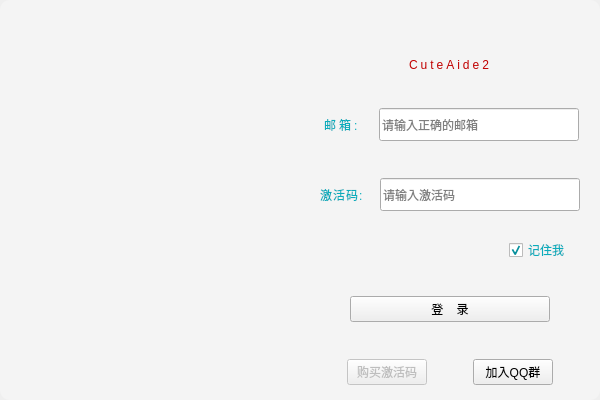
<?xml version="1.0" encoding="UTF-8"?>
<ui version="4.0">
 <class>LoginMainWindow</class>
 <widget class="QMainWindow" name="LoginMainWindow">
  <property name="geometry">
   <rect>
    <x>0</x>
    <y>0</y>
    <width>600</width>
    <height>400</height>
   </rect>
  </property>
  <property name="minimumSize">
   <size>
    <width>600</width>
    <height>400</height>
   </size>
  </property>
  <property name="maximumSize">
   <size>
    <width>600</width>
    <height>400</height>
   </size>
  </property>
  <property name="mouseTracking">
   <bool>true</bool>
  </property>
  <property name="windowTitle">
   <string>MainWindow</string>
  </property>
  <property name="styleSheet">
   <string notr="true">#LoginMainWindow{
	border-radius: 10px;
	border: none;
}</string>
  </property>
  <property name="tabShape">
   <enum>QTabWidget::Rounded</enum>
  </property>
  <widget class="QWidget" name="centralwidget">
   <widget class="QWidget" name="widget" native="true">
    <property name="geometry">
     <rect>
      <x>0</x>
      <y>0</y>
      <width>600</width>
      <height>400</height>
     </rect>
    </property>
    <property name="minimumSize">
     <size>
      <width>600</width>
      <height>400</height>
     </size>
    </property>
    <property name="maximumSize">
     <size>
      <width>600</width>
      <height>400</height>
     </size>
    </property>
    <property name="styleSheet">
     <string notr="true">#widget{
	border-radius: 10px;
	border: 1px solid rbg(0,0,0);
	background: rgba(255, 255, 255, 80);
}</string>
    </property>
    <layout class="QHBoxLayout" name="horizontalLayout">
     <property name="spacing">
      <number>0</number>
     </property>
     <property name="leftMargin">
      <number>0</number>
     </property>
     <property name="topMargin">
      <number>0</number>
     </property>
     <property name="rightMargin">
      <number>0</number>
     </property>
     <property name="bottomMargin">
      <number>0</number>
     </property>
     <item>
      <widget class="QWidget" name="widget_2" native="true">
       <property name="sizePolicy">
        <sizepolicy hsizetype="Expanding" vsizetype="Preferred">
         <horstretch>1</horstretch>
         <verstretch>0</verstretch>
        </sizepolicy>
       </property>
       <property name="styleSheet">
        <string notr="true">#widget_2{
	border: none;
	border-radius: 10px;
}</string>
       </property>
       <layout class="QHBoxLayout" name="horizontalLayout_2" stretch="0">
        <property name="spacing">
         <number>0</number>
        </property>
        <property name="leftMargin">
         <number>0</number>
        </property>
        <property name="topMargin">
         <number>0</number>
        </property>
        <property name="rightMargin">
         <number>0</number>
        </property>
        <property name="bottomMargin">
         <number>0</number>
        </property>
        <item>
         <widget class="QLabel" name="label">
          <property name="whatsThis">
           <string>请输入</string>
          </property>
          <property name="styleSheet">
           <string notr="true">#label{
	border-top-left-radius: 10px;
	border-bottom-left-radius: 10px;
	
	background-image: url(:/image/app/resource/images/login_bg.png);
}</string>
          </property>
          <property name="text">
           <string/>
          </property>
          <property name="scaledContents">
           <bool>false</bool>
          </property>
          <property name="wordWrap">
           <bool>false</bool>
          </property>
         </widget>
        </item>
       </layout>
      </widget>
     </item>
     <item>
      <widget class="QWidget" name="widget_3" native="true">
       <property name="sizePolicy">
        <sizepolicy hsizetype="Expanding" vsizetype="Preferred">
         <horstretch>1</horstretch>
         <verstretch>0</verstretch>
        </sizepolicy>
       </property>
       <property name="styleSheet">
        <string notr="true">#widget_3{
	border: none;
	border-radius: 10px;

}</string>
       </property>
       <layout class="QVBoxLayout" name="verticalLayout">
        <property name="spacing">
         <number>0</number>
        </property>
        <property name="leftMargin">
         <number>0</number>
        </property>
        <property name="topMargin">
         <number>0</number>
        </property>
        <property name="rightMargin">
         <number>0</number>
        </property>
        <property name="bottomMargin">
         <number>0</number>
        </property>
        <item>
         <widget class="QFrame" name="frame_4">
          <property name="sizePolicy">
           <sizepolicy hsizetype="Expanding" vsizetype="Preferred">
            <horstretch>0</horstretch>
            <verstretch>1</verstretch>
           </sizepolicy>
          </property>
          <property name="minimumSize">
           <size>
            <width>0</width>
            <height>40</height>
           </size>
          </property>
          <property name="maximumSize">
           <size>
            <width>16777215</width>
            <height>30</height>
           </size>
          </property>
          <property name="styleSheet">
           <string notr="true">#frame_4{
	border-top-right-radius: 10px;
}</string>
          </property>
          <property name="frameShape">
           <enum>QFrame::NoFrame</enum>
          </property>
          <layout class="QHBoxLayout" name="horizontalLayout_9">
           <property name="topMargin">
            <number>5</number>
           </property>
           <property name="rightMargin">
            <number>12</number>
           </property>
           <item>
            <spacer name="horizontalSpacer">
             <property name="orientation">
              <enum>Qt::Horizontal</enum>
             </property>
             <property name="sizeHint" stdset="0">
              <size>
               <width>40</width>
               <height>20</height>
              </size>
             </property>
            </spacer>
           </item>
           <item>
            <widget class="QPushButton" name="pushButton_2">
             <property name="minimumSize">
              <size>
               <width>20</width>
               <height>20</height>
              </size>
             </property>
             <property name="maximumSize">
              <size>
               <width>20</width>
               <height>20</height>
              </size>
             </property>
             <property name="styleSheet">
              <string notr="true">QPushButton{
	border-radius:10px;
}

QPushButton:hover{
	background-color:rgb(4, 51, 255);
}

</string>
             </property>
             <property name="text">
              <string/>
             </property>
             <property name="icon">
              <iconset resource="../../resource.qrc">
               <normaloff>:/icon/app/resource/icon/minimize.png</normaloff>:/icon/app/resource/icon/minimize.png</iconset>
             </property>
             <property name="iconSize">
              <size>
               <width>20</width>
               <height>20</height>
              </size>
             </property>
            </widget>
           </item>
           <item>
            <widget class="QPushButton" name="pushButton_3">
             <property name="minimumSize">
              <size>
               <width>20</width>
               <height>20</height>
              </size>
             </property>
             <property name="maximumSize">
              <size>
               <width>20</width>
               <height>20</height>
              </size>
             </property>
             <property name="styleSheet">
              <string notr="true">QPushButton{
	border-radius:10px;
}

QPushButton:hover{
	background-color:rgb(4, 51, 255);
}
</string>
             </property>
             <property name="text">
              <string/>
             </property>
             <property name="icon">
              <iconset resource="../../resource.qrc">
               <normaloff>:/icon/app/resource/icon/close.png</normaloff>:/icon/app/resource/icon/close.png</iconset>
             </property>
             <property name="iconSize">
              <size>
               <width>20</width>
               <height>20</height>
              </size>
             </property>
            </widget>
           </item>
          </layout>
         </widget>
        </item>
        <item>
         <widget class="QFrame" name="frame_5">
          <property name="sizePolicy">
           <sizepolicy hsizetype="Expanding" vsizetype="Preferred">
            <horstretch>0</horstretch>
            <verstretch>1</verstretch>
           </sizepolicy>
          </property>
          <property name="maximumSize">
           <size>
            <width>16777215</width>
            <height>50</height>
           </size>
          </property>
          <property name="toolTip">
           <string>&lt;html&gt;&lt;head/&gt;&lt;body&gt;&lt;p&gt;请输入6~30位密码&lt;/p&gt;&lt;/body&gt;&lt;/html&gt;</string>
          </property>
          <property name="styleSheet">
           <string notr="true">#frame_5{
	border: none;
}</string>
          </property>
          <property name="frameShape">
           <enum>QFrame::NoFrame</enum>
          </property>
          <layout class="QHBoxLayout" name="horizontalLayout_3">
           <property name="spacing">
            <number>0</number>
           </property>
           <property name="leftMargin">
            <number>0</number>
           </property>
           <property name="topMargin">
            <number>0</number>
           </property>
           <property name="rightMargin">
            <number>0</number>
           </property>
           <property name="bottomMargin">
            <number>0</number>
           </property>
           <item>
            <spacer name="horizontalSpacer_2">
             <property name="orientation">
              <enum>Qt::Horizontal</enum>
             </property>
             <property name="sizeHint" stdset="0">
              <size>
               <width>40</width>
               <height>20</height>
              </size>
             </property>
            </spacer>
           </item>
           <item>
            <widget class="QPushButton" name="pushButton">
             <property name="styleSheet">
              <string notr="true">#pushButton{
	font: 9pt &quot;黑体&quot;;
	border: none;
	letter-spacing: 3px;
	font: 700 24pt; 
color: rgb(193, 0, 0);

}</string>
             </property>
             <property name="text">
              <string>CuteAide2</string>
             </property>
            </widget>
           </item>
           <item>
            <spacer name="horizontalSpacer_3">
             <property name="orientation">
              <enum>Qt::Horizontal</enum>
             </property>
             <property name="sizeHint" stdset="0">
              <size>
               <width>40</width>
               <height>20</height>
              </size>
             </property>
            </spacer>
           </item>
          </layout>
         </widget>
        </item>
        <item>
         <widget class="QFrame" name="frame_6">
          <property name="sizePolicy">
           <sizepolicy hsizetype="Expanding" vsizetype="Preferred">
            <horstretch>0</horstretch>
            <verstretch>3</verstretch>
           </sizepolicy>
          </property>
          <property name="styleSheet">
           <string notr="true">#frame_6{
	border: none;
}</string>
          </property>
          <property name="frameShape">
           <enum>QFrame::NoFrame</enum>
          </property>
          <layout class="QVBoxLayout" name="verticalLayout_2">
           <property name="spacing">
            <number>0</number>
           </property>
           <property name="leftMargin">
            <number>0</number>
           </property>
           <property name="topMargin">
            <number>0</number>
           </property>
           <property name="rightMargin">
            <number>0</number>
           </property>
           <property name="bottomMargin">
            <number>0</number>
           </property>
           <item>
            <widget class="QFrame" name="frame_7">
             <property name="sizePolicy">
              <sizepolicy hsizetype="Preferred" vsizetype="Preferred">
               <horstretch>0</horstretch>
               <verstretch>1</verstretch>
              </sizepolicy>
             </property>
             <property name="maximumSize">
              <size>
               <width>16777215</width>
               <height>70</height>
              </size>
             </property>
             <property name="toolTip">
              <string/>
             </property>
             <property name="styleSheet">
              <string notr="true">#frame_7{
	border: none;
}</string>
             </property>
             <property name="frameShape">
              <enum>QFrame::NoFrame</enum>
             </property>
             <layout class="QHBoxLayout" name="horizontalLayout_4">
              <item>
               <spacer name="horizontalSpacer_4">
                <property name="orientation">
                 <enum>Qt::Horizontal</enum>
                </property>
                <property name="sizeHint" stdset="0">
                 <size>
                  <width>15</width>
                  <height>20</height>
                 </size>
                </property>
               </spacer>
              </item>
              <item>
               <widget class="StrongBodyLabel" name="StrongBodyLabel">
                <property name="styleSheet">
                 <string notr="true">#StrongBodyLabel{
	letter-spacing: 3px;
	color: rgb(10, 173, 188);
	font: 700 12pt &quot;黑体&quot;;
}

FluentLabelBase {
    color: black;
}

HyperlinkLabel {
    color: #009faa;
    border: none;
    background-color: transparent;
    text-align: left;
    padding: 0;
    margin: 0;
}

HyperlinkLabel[underline=true] {
    text-decoration: underline;
}

HyperlinkLabel[underline=false] {
    text-decoration: none;
}

HyperlinkLabel:hover {
    color: #007780;
}

HyperlinkLabel:pressed {
    color: #00a7b3;
}
FluentLabelBase{color:#000000}</string>
                </property>
                <property name="text">
                 <string>邮箱:</string>
                </property>
               </widget>
              </item>
              <item>
               <spacer name="horizontalSpacer_5">
                <property name="orientation">
                 <enum>Qt::Horizontal</enum>
                </property>
                <property name="sizeHint" stdset="0">
                 <size>
                  <width>2</width>
                  <height>20</height>
                 </size>
                </property>
               </spacer>
              </item>
              <item>
               <widget class="LineEdit" name="LineEdit">
                <property name="minimumSize">
                 <size>
                  <width>200</width>
                  <height>33</height>
                 </size>
                </property>
                <property name="toolTip">
                 <string/>
                </property>
                <property name="statusTip">
                 <string/>
                </property>
                <property name="styleSheet">
                 <string notr="true">LineEdit, TextEdit, PlainTextEdit {
    color: black;
    background-color: rgba(255, 255, 255, 0.7);
    border: 1px solid rgba(0, 0, 0, 13);
    border-bottom: 1px solid rgba(0, 0, 0, 100);
    border-radius: 5px;
    /* font: 14px &quot;Segoe UI&quot;, &quot;Microsoft YaHei&quot;; */
    padding: 0px 10px;
    selection-background-color: #00a7b3;
}

TextEdit,
PlainTextEdit {
    padding: 2px 3px 2px 8px;
}

LineEdit:hover, TextEdit:hover, PlainTextEdit:hover {
    background-color: rgba(249, 249, 249, 0.5);
    border: 1px solid rgba(0, 0, 0, 13);
    border-bottom: 1px solid rgba(0, 0, 0, 100);
}

LineEdit:focus {
    border-bottom: 1px solid rgba(0, 0, 0, 13);
    background-color: white;
}

TextEdit:focus,
PlainTextEdit:focus {
    border-bottom: 1px solid #009faa;
    background-color: white;
}

LineEdit:disabled, TextEdit:disabled,
PlainTextEdit:disabled {
    color: rgba(0, 0, 0, 150);
    background-color: rgba(249, 249, 249, 0.3);
    border: 1px solid rgba(0, 0, 0, 13);
    border-bottom: 1px solid rgba(0, 0, 0, 13);
}

#lineEditButton {
    background-color: transparent;
    border-radius: 4px;
    margin: 0;
}

#lineEditButton:hover {
    background-color: rgba(0, 0, 0, 9);
}

#lineEditButton:pressed {
    background-color: rgba(0, 0, 0, 6);
}
</string>
                </property>
                <property name="inputMask">
                 <string/>
                </property>
                <property name="text">
                 <string/>
                </property>
                <property name="maxLength">
                 <number>32767</number>
                </property>
                <property name="placeholderText">
                 <string>请输入正确的邮箱</string>
                </property>
                <property name="clearButtonEnabled">
                 <bool>false</bool>
                </property>
               </widget>
              </item>
              <item>
               <spacer name="horizontalSpacer_6">
                <property name="orientation">
                 <enum>Qt::Horizontal</enum>
                </property>
                <property name="sizeHint" stdset="0">
                 <size>
                  <width>5</width>
                  <height>20</height>
                 </size>
                </property>
               </spacer>
              </item>
             </layout>
            </widget>
           </item>
           <item>
            <widget class="QFrame" name="frame_8">
             <property name="sizePolicy">
              <sizepolicy hsizetype="Expanding" vsizetype="Preferred">
               <horstretch>0</horstretch>
               <verstretch>1</verstretch>
              </sizepolicy>
             </property>
             <property name="maximumSize">
              <size>
               <width>16777215</width>
               <height>70</height>
              </size>
             </property>
             <property name="styleSheet">
              <string notr="true">#frame_8{
	border: none;
}</string>
             </property>
             <property name="frameShape">
              <enum>QFrame::NoFrame</enum>
             </property>
             <layout class="QHBoxLayout" name="horizontalLayout_5">
              <item>
               <spacer name="horizontalSpacer_9">
                <property name="orientation">
                 <enum>Qt::Horizontal</enum>
                </property>
                <property name="sizeHint" stdset="0">
                 <size>
                  <width>5</width>
                  <height>20</height>
                 </size>
                </property>
               </spacer>
              </item>
              <item>
               <widget class="StrongBodyLabel" name="StrongBodyLabel_2">
                <property name="styleSheet">
                 <string notr="true">#StrongBodyLabel_2{
	letter-spacing: 1px;
color: rgb(10, 173, 188);
	font:700 12pt &quot;黑体&quot;;
}

FluentLabelBase {
    color: black;
}

HyperlinkLabel {
    color: #009faa;
    border: none;
    background-color: transparent;
    text-align: left;
    padding: 0;
    margin: 0;
}

HyperlinkLabel[underline=true] {
    text-decoration: underline;
}

HyperlinkLabel[underline=false] {
    text-decoration: none;
}

HyperlinkLabel:hover {
    color: #007780;
}

HyperlinkLabel:pressed {
    color: #00a7b3;
}
FluentLabelBase{color:#000000}</string>
                </property>
                <property name="text">
                 <string>激活码:</string>
                </property>
               </widget>
              </item>
              <item>
               <spacer name="horizontalSpacer_8">
                <property name="orientation">
                 <enum>Qt::Horizontal</enum>
                </property>
                <property name="sizeHint" stdset="0">
                 <size>
                  <width>2</width>
                  <height>20</height>
                 </size>
                </property>
               </spacer>
              </item>
              <item>
               <widget class="PasswordLineEdit" name="PasswordLineEdit">
                <property name="minimumSize">
                 <size>
                  <width>200</width>
                  <height>33</height>
                 </size>
                </property>
                <property name="placeholderText">
                 <string>请输入激活码</string>
                </property>
               </widget>
              </item>
              <item>
               <spacer name="horizontalSpacer_7">
                <property name="orientation">
                 <enum>Qt::Horizontal</enum>
                </property>
                <property name="sizeHint" stdset="0">
                 <size>
                  <width>5</width>
                  <height>20</height>
                 </size>
                </property>
               </spacer>
              </item>
             </layout>
            </widget>
           </item>
           <item>
            <widget class="QFrame" name="frame">
             <property name="maximumSize">
              <size>
               <width>16777215</width>
               <height>40</height>
              </size>
             </property>
             <property name="styleSheet">
              <string notr="true">#frame{
	border: none;
}</string>
             </property>
             <property name="frameShape">
              <enum>QFrame::NoFrame</enum>
             </property>
             <layout class="QHBoxLayout" name="horizontalLayout_10">
              <property name="spacing">
               <number>0</number>
              </property>
              <property name="topMargin">
               <number>0</number>
              </property>
              <property name="bottomMargin">
               <number>0</number>
              </property>
              <item>
               <spacer name="horizontalSpacer_10">
                <property name="orientation">
                 <enum>Qt::Horizontal</enum>
                </property>
                <property name="sizeHint" stdset="0">
                 <size>
                  <width>200</width>
                  <height>20</height>
                 </size>
                </property>
               </spacer>
              </item>
              <item>
               <widget class="CheckBox" name="CheckBox">
                <property name="styleSheet">
                 <string notr="true">#CheckBox{
	color: rgb(10, 173, 188);
	
	font:700 10pt &quot;黑体&quot;;
}

CheckBox {
    color: black;
    font: 14px 'Segoe UI', 'Microsoft YaHei', 'PingFang SC';
    spacing: 8px;
    min-width: 28px;
    min-height: 22px;
    outline: none;
    margin-left: 1px;
}

CheckBox::indicator {
    width: 18px;
    height: 18px;
    border-radius: 5px;
    border: 1px solid transparent;
    background-color: transparent;
}

CheckBox:disabled {
    color: rgba(0, 0, 0, 0.36);
}
</string>
                </property>
                <property name="text">
                 <string>记住我</string>
                </property>
                <property name="checked">
                 <bool>true</bool>
                </property>
               </widget>
              </item>
              <item>
               <spacer name="horizontalSpacer_15">
                <property name="orientation">
                 <enum>Qt::Horizontal</enum>
                </property>
                <property name="sizeHint" stdset="0">
                 <size>
                  <width>10</width>
                  <height>20</height>
                 </size>
                </property>
               </spacer>
              </item>
             </layout>
            </widget>
           </item>
           <item>
            <widget class="QFrame" name="frame_9">
             <property name="maximumSize">
              <size>
               <width>16777215</width>
               <height>16777215</height>
              </size>
             </property>
             <property name="styleSheet">
              <string notr="true">#frame_9{
	border-bottom-right-radius: 20px;
}</string>
             </property>
             <property name="frameShape">
              <enum>QFrame::NoFrame</enum>
             </property>
             <layout class="QHBoxLayout" name="horizontalLayout_6">
              <property name="topMargin">
               <number>12</number>
              </property>
              <property name="bottomMargin">
               <number>9</number>
              </property>
              <item>
               <spacer name="horizontalSpacer_11">
                <property name="orientation">
                 <enum>Qt::Horizontal</enum>
                </property>
                <property name="sizeHint" stdset="0">
                 <size>
                  <width>40</width>
                  <height>20</height>
                 </size>
                </property>
               </spacer>
              </item>
              <item>
               <widget class="PrimaryPushButton" name="PrimaryPushButton">
                <property name="minimumSize">
                 <size>
                  <width>200</width>
                  <height>0</height>
                 </size>
                </property>
                <property name="styleSheet">
                 <string notr="true">#PrimaryPushButton{
	font:700 16pt;
}

PushButton, ToolButton, ToggleButton, ToggleToolButton {
    color: black;
    background: rgba(255, 255, 255, 0.7);
    border: 1px solid rgba(0, 0, 0, 0.073);
    border-bottom: 1px solid rgba(0, 0, 0, 0.183);
    border-radius: 5px;
    /* font: 14px 'Segoe UI', 'Microsoft YaHei'; */
    padding: 5px 12px 6px 12px;
    outline: none;
}

ToolButton {
    padding: 5px 9px 6px 8px;
}

PushButton[isPlaceholderText=true] {
    color: rgba(0, 0, 0, 0.6063);
}

PushButton[hasIcon=false] {
    padding: 5px 12px 6px 12px;
}

PushButton[hasIcon=true] {
    padding: 5px 12px 6px 36px;
}

DropDownToolButton, PrimaryDropDownToolButton {
    padding: 5px 31px 6px 8px;
}

DropDownPushButton[hasIcon=false],
PrimaryDropDownPushButton[hasIcon=false] {
    padding: 5px 31px 6px 12px;
}

DropDownPushButton[hasIcon=true],
PrimaryDropDownPushButton[hasIcon=true] {
    padding: 5px 31px 6px 36px;
}

PushButton:hover, ToolButton:hover, ToggleButton:hover, ToggleToolButton:hover {
    background: rgba(249, 249, 249, 0.5);
}

PushButton:pressed, ToolButton:pressed, ToggleButton:pressed, ToggleToolButton:pressed {
    color: rgba(0, 0, 0, 0.63);
    background: rgba(249, 249, 249, 0.3);
    border-bottom: 1px solid rgba(0, 0, 0, 0.073);
}

PushButton:disabled, ToolButton:disabled, ToggleButton:disabled, ToggleToolButton:disabled {
    color: rgba(0, 0, 0, 0.36);
    background: rgba(249, 249, 249, 0.3);
    border: 1px solid rgba(0, 0, 0, 0.06);
    border-bottom: 1px solid rgba(0, 0, 0, 0.06);
}


PrimaryPushButton,
PrimaryToolButton,
ToggleButton:checked,
ToggleToolButton:checked {
    color: white;
    background-color: #009faa;
    border: 1px solid #00a7b3;
    border-bottom: 1px solid #007780;
}

PrimaryPushButton:hover,
PrimaryToolButton:hover,
ToggleButton:checked:hover,
ToggleToolButton:checked:hover {
    background-color: #00a7b3;
    border: 1px solid #2daab3;
    border-bottom: 1px solid #007780;
}

PrimaryPushButton:pressed,
PrimaryToolButton:pressed,
ToggleButton:checked:pressed,
ToggleToolButton:checked:pressed {
    color: rgba(255, 255, 255, 0.63);
    background-color: #3eabb3;
    border: 1px solid #3eabb3;
}

PrimaryPushButton:disabled,
PrimaryToolButton:disabled,
ToggleButton:checked:disabled,
ToggleToolButton:checked:disabled {
    color: rgba(255, 255, 255, 0.9);
    background-color: rgb(205, 205, 205);
    border: 1px solid rgb(205, 205, 205);
}

SplitDropButton,
PrimarySplitDropButton {
    border-left: none;
    border-top-left-radius: 0;
    border-bottom-left-radius: 0;
}

#splitPushButton,
#splitToolButton,
#primarySplitPushButton,
#primarySplitToolButton {
    border-top-right-radius: 0;
    border-bottom-right-radius: 0;
}

#splitPushButton:pressed,
#splitToolButton:pressed,
SplitDropButton:pressed {
    border-bottom: 1px solid rgba(0, 0, 0, 0.183);
}

PrimarySplitDropButton:pressed {
    border-bottom: 1px solid #007780;
}

#primarySplitPushButton, #primarySplitToolButton {
    border-right: 1px solid #3eabb3;
}

#primarySplitPushButton:pressed, #primarySplitToolButton:pressed {
    border-bottom: 1px solid #007780;
}

HyperlinkButton {
    /* font: 14px 'Segoe UI', 'Microsoft YaHei'; */
    padding: 6px 12px 6px 12px;
    color: #009faa;
    border: none;
    border-radius: 6px;
    background-color: transparent;
}

HyperlinkButton[hasIcon=false] {
    padding: 6px 12px 6px 12px;
}

HyperlinkButton[hasIcon=true] {
    padding: 6px 12px 6px 36px;
}

HyperlinkButton:hover {
    color: #009faa;
    background-color: rgba(0, 0, 0, 10);
    border: none;
}

HyperlinkButton:pressed {
    color: #009faa;
    background-color: rgba(0, 0, 0, 6);
    border: none;
}

HyperlinkButton:disabled {
    color: rgba(0, 0, 0, 0.43);
    background-color: transparent;
    border: none;
}


RadioButton {
    min-height: 24px;
    max-height: 24px;
    background-color: transparent;
    font: 14px 'Segoe UI', 'Microsoft YaHei', 'PingFang SC';
    color: black;
}

RadioButton::indicator {
    width: 18px;
    height: 18px;
    border-radius: 11px;
    border: 2px solid #999999;
    background-color: rgba(0, 0, 0, 5);
    margin-right: 4px;
}

RadioButton::indicator:hover {
    background-color: rgba(0, 0, 0, 0);
}

RadioButton::indicator:pressed {
    border: 2px solid #bbbbbb;
    background-color: qradialgradient(spread:pad, cx:0.5, cy:0.5, radius:0.5, fx:0.5, fy:0.5,
            stop:0 rgb(255, 255, 255),
            stop:0.5 rgb(255, 255, 255),
            stop:0.6 rgb(225, 224, 223),
            stop:1 rgb(225, 224, 223));
}

RadioButton::indicator:checked {
    height: 22px;
    width: 22px;
    border: none;
    border-radius: 11px;
    background-color: qradialgradient(spread:pad, cx:0.5, cy:0.5, radius:0.5, fx:0.5, fy:0.5,
            stop:0 rgb(255, 255, 255),
            stop:0.5 rgb(255, 255, 255),
            stop:0.6 #009faa,
            stop:1 #009faa);
}

RadioButton::indicator:checked:hover {
    background-color: qradialgradient(spread:pad, cx:0.5, cy:0.5, radius:0.5, fx:0.5, fy:0.5,
            stop:0 rgb(255, 255, 255),
            stop:0.6 rgb(255, 255, 255),
            stop:0.7 #009faa,
            stop:1 #009faa);
}

RadioButton::indicator:checked:pressed {
    background-color: qradialgradient(spread:pad, cx:0.5, cy:0.5, radius:0.5, fx:0.5, fy:0.5,
            stop:0 rgb(255, 255, 255),
            stop:0.5 rgb(255, 255, 255),
            stop:0.6 #009faa,
            stop:1 #009faa);
}

RadioButton:disabled {
    color: rgba(0, 0, 0, 110);
}

RadioButton::indicator:disabled {
    border: 2px solid #bbbbbb;
    background-color: transparent;
}

RadioButton::indicator:disabled:checked {
    border: none;
    background-color: qradialgradient(spread:pad, cx:0.5, cy:0.5, radius:0.5, fx:0.5, fy:0.5,
            stop:0 rgb(255, 255, 255),
            stop:0.5 rgb(255, 255, 255),
            stop:0.6 rgba(0, 0, 0, 0.2169),
            stop:1 rgba(0, 0, 0, 0.2169));
}

TransparentToolButton,
TransparentToggleToolButton,
TransparentDropDownToolButton,
TransparentPushButton,
TransparentDropDownPushButton,
TransparentTogglePushButton {
    background-color: transparent;
    border: none;
    border-radius: 5px;
    margin: 0;
}

TransparentToolButton:hover,
TransparentToggleToolButton:hover,
TransparentDropDownToolButton:hover,
TransparentPushButton:hover,
TransparentDropDownPushButton:hover,
TransparentTogglePushButton:hover {
    background-color: rgba(0, 0, 0, 9);
    border: none;
}

TransparentToolButton:pressed,
TransparentToggleToolButton:pressed,
TransparentDropDownToolButton:pressed,
TransparentPushButton:pressed,
TransparentDropDownPushButton:pressed,
TransparentTogglePushButton:pressed {
    background-color: rgba(0, 0, 0, 6);
    border: none;
}

TransparentToolButton:disabled,
TransparentToggleToolButton:disabled,
TransparentDropDownToolButton:disabled,
TransprentPushButton:disabled,
TransparentDropDownPushButton:disabled,
TransprentTogglePushButton:disabled {
    background-color: transparent;
    border: none;
}


PillPushButton,
PillPushButton:hover,
PillPushButton:pressed,
PillPushButton:disabled,
PillPushButton:checked,
PillPushButton:checked:hover,
PillPushButton:checked:pressed,
PillPushButton:disabled:checked,
PillToolButton,
PillToolButton:hover,
PillToolButton:pressed,
PillToolButton:disabled,
PillToolButton:checked,
PillToolButton:checked:hover,
PillToolButton:checked:pressed,
PillToolButton:disabled:checked {
    background-color: transparent;
    border: none;
}
</string>
                </property>
                <property name="text">
                 <string>登    录</string>
                </property>
               </widget>
              </item>
              <item>
               <spacer name="horizontalSpacer_12">
                <property name="orientation">
                 <enum>Qt::Horizontal</enum>
                </property>
                <property name="sizeHint" stdset="0">
                 <size>
                  <width>40</width>
                  <height>20</height>
                 </size>
                </property>
               </spacer>
              </item>
             </layout>
            </widget>
           </item>
          </layout>
         </widget>
        </item>
        <item>
         <widget class="QFrame" name="frame_10">
          <property name="sizePolicy">
           <sizepolicy hsizetype="Expanding" vsizetype="Preferred">
            <horstretch>0</horstretch>
            <verstretch>1</verstretch>
           </sizepolicy>
          </property>
          <property name="maximumSize">
           <size>
            <width>16777215</width>
            <height>55</height>
           </size>
          </property>
          <property name="styleSheet">
           <string notr="true">#frame_10{
	border-bottom-right-radius: 10px;
}</string>
          </property>
          <property name="frameShape">
           <enum>QFrame::NoFrame</enum>
          </property>
          <layout class="QHBoxLayout" name="horizontalLayout_7">
           <property name="spacing">
            <number>0</number>
           </property>
           <property name="leftMargin">
            <number>0</number>
           </property>
           <property name="topMargin">
            <number>10</number>
           </property>
           <property name="rightMargin">
            <number>0</number>
           </property>
           <property name="bottomMargin">
            <number>10</number>
           </property>
           <item>
            <spacer name="horizontalSpacer_14">
             <property name="orientation">
              <enum>Qt::Horizontal</enum>
             </property>
             <property name="sizeHint" stdset="0">
              <size>
               <width>5</width>
               <height>20</height>
              </size>
             </property>
            </spacer>
           </item>
           <item>
            <widget class="PushButton" name="PushButton">
             <property name="enabled">
              <bool>false</bool>
             </property>
             <property name="text">
              <string>购买激活码</string>
             </property>
             <property name="icon">
              <iconset resource="../../resource.qrc">
               <normaloff>:/icon/app/resource/icon/buy.png</normaloff>:/icon/app/resource/icon/buy.png</iconset>
             </property>
            </widget>
           </item>
           <item>
            <spacer name="horizontalSpacer_16">
             <property name="orientation">
              <enum>Qt::Horizontal</enum>
             </property>
             <property name="sizeHint" stdset="0">
              <size>
               <width>40</width>
               <height>20</height>
              </size>
             </property>
            </spacer>
           </item>
           <item>
            <widget class="PushButton" name="PushButton_2">
             <property name="text">
              <string>加入QQ群</string>
             </property>
             <property name="icon">
              <iconset resource="../../resource.qrc">
               <normaloff>:/icon/app/resource/icon/qq.png</normaloff>:/icon/app/resource/icon/qq.png</iconset>
             </property>
            </widget>
           </item>
           <item>
            <spacer name="horizontalSpacer_13">
             <property name="orientation">
              <enum>Qt::Horizontal</enum>
             </property>
             <property name="sizeHint" stdset="0">
              <size>
               <width>5</width>
               <height>20</height>
              </size>
             </property>
            </spacer>
           </item>
          </layout>
         </widget>
        </item>
       </layout>
      </widget>
     </item>
    </layout>
   </widget>
  </widget>
 </widget>
 <customwidgets>
  <customwidget>
   <class>CheckBox</class>
   <extends>QCheckBox</extends>
   <header>qfluentwidgets</header>
  </customwidget>
  <customwidget>
   <class>PushButton</class>
   <extends>QPushButton</extends>
   <header>qfluentwidgets</header>
  </customwidget>
  <customwidget>
   <class>PrimaryPushButton</class>
   <extends>PushButton</extends>
   <header>qfluentwidgets</header>
  </customwidget>
  <customwidget>
   <class>StrongBodyLabel</class>
   <extends>QLabel</extends>
   <header>qfluentwidgets</header>
  </customwidget>
  <customwidget>
   <class>LineEdit</class>
   <extends>QLineEdit</extends>
   <header>qfluentwidgets</header>
  </customwidget>
  <customwidget>
   <class>PasswordLineEdit</class>
   <extends>LineEdit</extends>
   <header>qfluentwidgets</header>
  </customwidget>
 </customwidgets>
 <resources>
  <include location="../../resource.qrc"/>
 </resources>
 <connections>
  <connection>
   <sender>pushButton_3</sender>
   <signal>clicked()</signal>
   <receiver>LoginMainWindow</receiver>
   <slot>close()</slot>
   <hints>
    <hint type="sourcelabel">
     <x>597</x>
     <y>50</y>
    </hint>
    <hint type="destinationlabel">
     <x>577</x>
     <y>6</y>
    </hint>
   </hints>
  </connection>
  <connection>
   <sender>pushButton_2</sender>
   <signal>clicked()</signal>
   <receiver>LoginMainWindow</receiver>
   <slot>showMinimized()</slot>
   <hints>
    <hint type="sourcelabel">
     <x>563</x>
     <y>50</y>
    </hint>
    <hint type="destinationlabel">
     <x>502</x>
     <y>10</y>
    </hint>
   </hints>
  </connection>
 </connections>
</ui>
